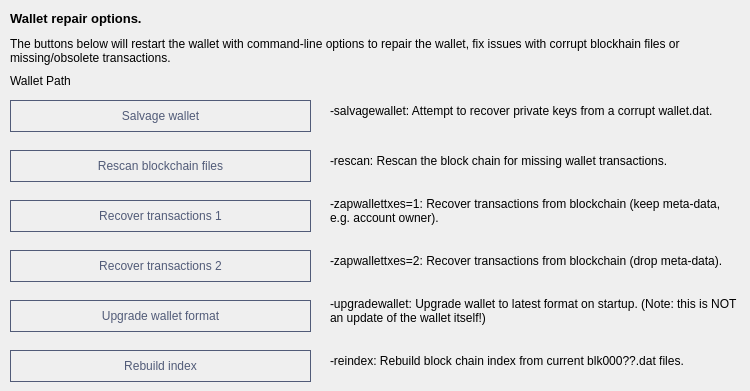
     <widget class="QWidget" name="tab_repair">
      <attribute name="title">
       <string>&amp;Wallet Repair</string>
      </attribute>
      <widget class="QPushButton" name="btn_salvagewallet">
       <property name="geometry">
        <rect>
         <x>10</x>
         <y>100</y>
         <width>301</width>
         <height>32</height>
        </rect>
       </property>
       <property name="minimumSize">
        <size>
         <width>220</width>
         <height>32</height>
        </size>
       </property>
       <property name="styleSheet">
        <string notr="true">border:1px solid #515B78;
color:#515B78;</string>
       </property>
       <property name="text">
        <string>Salvage wallet</string>
       </property>
      </widget>
      <widget class="QPushButton" name="btn_rescan">
       <property name="geometry">
        <rect>
         <x>10</x>
         <y>150</y>
         <width>301</width>
         <height>32</height>
        </rect>
       </property>
       <property name="minimumSize">
        <size>
         <width>220</width>
         <height>32</height>
        </size>
       </property>
       <property name="styleSheet">
        <string notr="true">border:1px solid #515B78;
color:#515B78;</string>
       </property>
       <property name="text">
        <string>Rescan blockchain files</string>
       </property>
      </widget>
      <widget class="QPushButton" name="btn_zapwallettxes1">
       <property name="geometry">
        <rect>
         <x>10</x>
         <y>200</y>
         <width>301</width>
         <height>32</height>
        </rect>
       </property>
       <property name="minimumSize">
        <size>
         <width>220</width>
         <height>32</height>
        </size>
       </property>
       <property name="styleSheet">
        <string notr="true">border:1px solid #515B78;
color:#515B78;</string>
       </property>
       <property name="text">
        <string>Recover transactions 1</string>
       </property>
      </widget>
      <widget class="QPushButton" name="btn_zapwallettxes2">
       <property name="geometry">
        <rect>
         <x>10</x>
         <y>250</y>
         <width>301</width>
         <height>32</height>
        </rect>
       </property>
       <property name="minimumSize">
        <size>
         <width>220</width>
         <height>32</height>
        </size>
       </property>
       <property name="styleSheet">
        <string notr="true">border:1px solid #515B78;
color:#515B78;</string>
       </property>
       <property name="text">
        <string>Recover transactions 2</string>
       </property>
      </widget>
      <widget class="QPushButton" name="btn_upgradewallet">
       <property name="geometry">
        <rect>
         <x>10</x>
         <y>300</y>
         <width>301</width>
         <height>32</height>
        </rect>
       </property>
       <property name="minimumSize">
        <size>
         <width>220</width>
         <height>32</height>
        </size>
       </property>
       <property name="styleSheet">
        <string notr="true">border:1px solid #515B78;
color:#515B78;</string>
       </property>
       <property name="text">
        <string>Upgrade wallet format</string>
       </property>
      </widget>
      <widget class="QLabel" name="label_repair_helptext">
       <property name="geometry">
        <rect>
         <x>10</x>
         <y>30</y>
         <width>711</width>
         <height>41</height>
        </rect>
       </property>
       <property name="font">
        <font>
         <weight>50</weight>
         <bold>false</bold>
        </font>
       </property>
       <property name="text">
        <string>The buttons below will restart the wallet with command-line options to repair the wallet, fix issues with corrupt blockhain files or missing/obsolete transactions.</string>
       </property>
       <property name="wordWrap">
        <bool>true</bool>
       </property>
      </widget>
      <widget class="QLabel" name="label_repair_salvage">
       <property name="geometry">
        <rect>
         <x>330</x>
         <y>90</y>
         <width>411</width>
         <height>41</height>
        </rect>
       </property>
       <property name="text">
        <string>-salvagewallet: Attempt to recover private keys from a corrupt wallet.dat.</string>
       </property>
       <property name="wordWrap">
        <bool>true</bool>
       </property>
      </widget>
      <widget class="QLabel" name="label_repair_rescan">
       <property name="geometry">
        <rect>
         <x>330</x>
         <y>140</y>
         <width>411</width>
         <height>41</height>
        </rect>
       </property>
       <property name="text">
        <string>-rescan: Rescan the block chain for missing wallet transactions.</string>
       </property>
       <property name="wordWrap">
        <bool>true</bool>
       </property>
      </widget>
      <widget class="QLabel" name="label_repair_zap1">
       <property name="geometry">
        <rect>
         <x>330</x>
         <y>190</y>
         <width>411</width>
         <height>41</height>
        </rect>
       </property>
       <property name="text">
        <string>-zapwallettxes=1: Recover transactions from blockchain (keep meta-data, e.g. account owner).</string>
       </property>
       <property name="wordWrap">
        <bool>true</bool>
       </property>
      </widget>
      <widget class="QLabel" name="label_repair_zap2">
       <property name="geometry">
        <rect>
         <x>330</x>
         <y>240</y>
         <width>411</width>
         <height>41</height>
        </rect>
       </property>
       <property name="text">
        <string>-zapwallettxes=2: Recover transactions from blockchain (drop meta-data).</string>
       </property>
       <property name="wordWrap">
        <bool>true</bool>
       </property>
      </widget>
      <widget class="QLabel" name="label_repair_upgrade">
       <property name="geometry">
        <rect>
         <x>330</x>
         <y>290</y>
         <width>411</width>
         <height>41</height>
        </rect>
       </property>
       <property name="text">
        <string>-upgradewallet: Upgrade wallet to latest format on startup. (Note: this is NOT an update of the wallet itself!)</string>
       </property>
       <property name="wordWrap">
        <bool>true</bool>
       </property>
      </widget>
      <widget class="QLabel" name="label_repair_header">
       <property name="geometry">
        <rect>
         <x>10</x>
         <y>10</y>
         <width>711</width>
         <height>16</height>
        </rect>
       </property>
       <property name="font">
        <font>
         <pointsize>10</pointsize>
         <weight>75</weight>
         <bold>true</bold>
        </font>
       </property>
       <property name="text">
        <string>Wallet repair options.</string>
       </property>
       <property name="wordWrap">
        <bool>true</bool>
       </property>
      </widget>
      <widget class="QPushButton" name="btn_reindex">
       <property name="geometry">
        <rect>
         <x>10</x>
         <y>350</y>
         <width>301</width>
         <height>32</height>
        </rect>
       </property>
       <property name="minimumSize">
        <size>
         <width>220</width>
         <height>32</height>
        </size>
       </property>
       <property name="styleSheet">
        <string notr="true">border:1px solid #515B78;
color:#515B78;</string>
       </property>
       <property name="text">
        <string>Rebuild index</string>
       </property>
      </widget>
      <widget class="QLabel" name="label_repair_reindex">
       <property name="geometry">
        <rect>
         <x>330</x>
         <y>340</y>
         <width>411</width>
         <height>41</height>
        </rect>
       </property>
       <property name="text">
        <string>-reindex: Rebuild block chain index from current blk000??.dat files.</string>
       </property>
       <property name="wordWrap">
        <bool>true</bool>
       </property>
      </widget>
      <widget class="QLabel" name="wallet_path">
       <property name="geometry">
        <rect>
         <x>10</x>
         <y>70</y>
         <width>731</width>
         <height>21</height>
        </rect>
       </property>
       <property name="text">
        <string>Wallet Path</string>
       </property>
      </widget>
     </widget>
